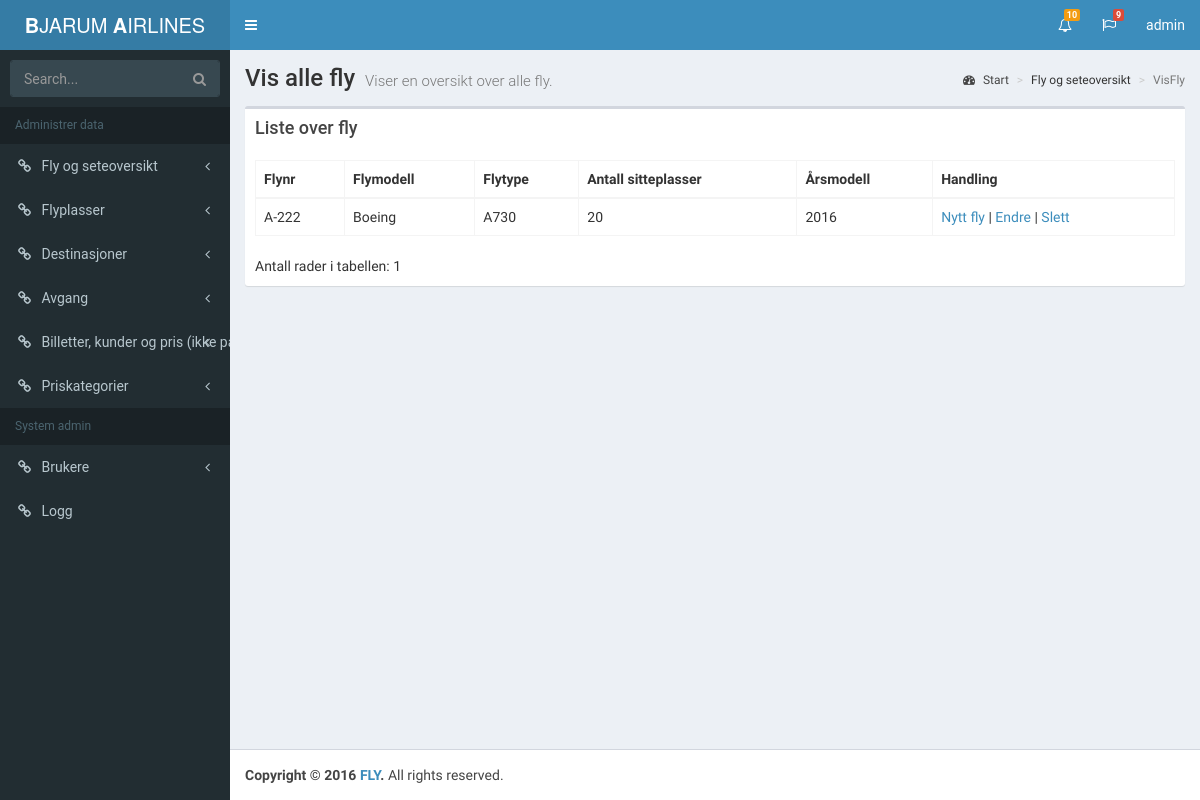
Page /vedlikehold/Plane/planes.php (signed in) on the committed database.
### tables this page shows
CREATE TABLE fly
(
    flyId INT NOT NULL AUTO_INCREMENT,
    flyNr VARCHAR(45) NOT NULL,
    flyModell VARCHAR(45) NOT NULL,
    type VARCHAR(45) NOT NULL,
    plasser INT NOT NULL,
    aarsmodell CHAR (4) NOT NULL,
    endret TIMESTAMP DEFAULT CURRENT_TIMESTAMP ON UPDATE CURRENT_TIMESTAMP,
    CONSTRAINT pk_fly PRIMARY KEY (flyId)
);

### vedlikehold/php/Plane.php (the view, shortened to what this page needs)
<?php
class Planes {
    public function ShowAllPlanes(){
        include (realpath(dirname(__FILE__)).'/db.php');;
        $html =  '';
        $oddOrEven = TRUE;
        $printOddOrEven = '';
        $query = $db_connection->prepare("SELECT flyId,flyNr,flyModell,type,plasser,aarsmodell,endret FROM fly");
        $query->execute();
        $query->bind_result($id, $flyNr, $modell, $type, $plasser, $flyAarsmodell,$endret);
        while ($query->fetch()) {
            if($oddOrEven){
                $oddOrEven = FALSE;
                $printOddOrEven = 'even';
            }
            else {
                $oddOrEven = TRUE;
                $printOddOrEven = 'odd';
            }
            $html .= '<tr role="row" class="'.$printOddOrEven.'">
                <td>'.$flyNr.'</td>
                <td>'.$modell.'</td>
                <td>'.$type.'
            </td><td>'.$plasser.'</td><td>'.$flyAarsmodell.'</td>
            <td><a href="./Plane/planesAdd.php">Nytt fly</a> | <a href="../vedlikehold/Plane/planesEdit.php?id='.$id.'"">Endre</a> | <a onclick="return confirm(\'Er du sikker du ønsker å slette dette flyet?\')" href="./Plane/delete.php?id='.$id.'">Slett</a> </td></tr>';
        }
        return $html;
    }
}

### vedlikehold/www/css/style.css (style rules this page uses)
body { margin: 0; }
article, aside, details, figcaption, figure, footer, header, hgroup, main, menu, nav, section, summary { display: block; }
h1,h2,h3,h4,p,ul,figcaption,p,input,textarea { font-family: 'Roboto', sans-serif; }

### rows in the picture
fly: flyNr "A-222", flyModell "Boeing", type "A730", plasser "20", aarsmodell "2016"

### other values in the picture
$rader->AntallRader('fly') "Antall rader i tabellen: 1"
